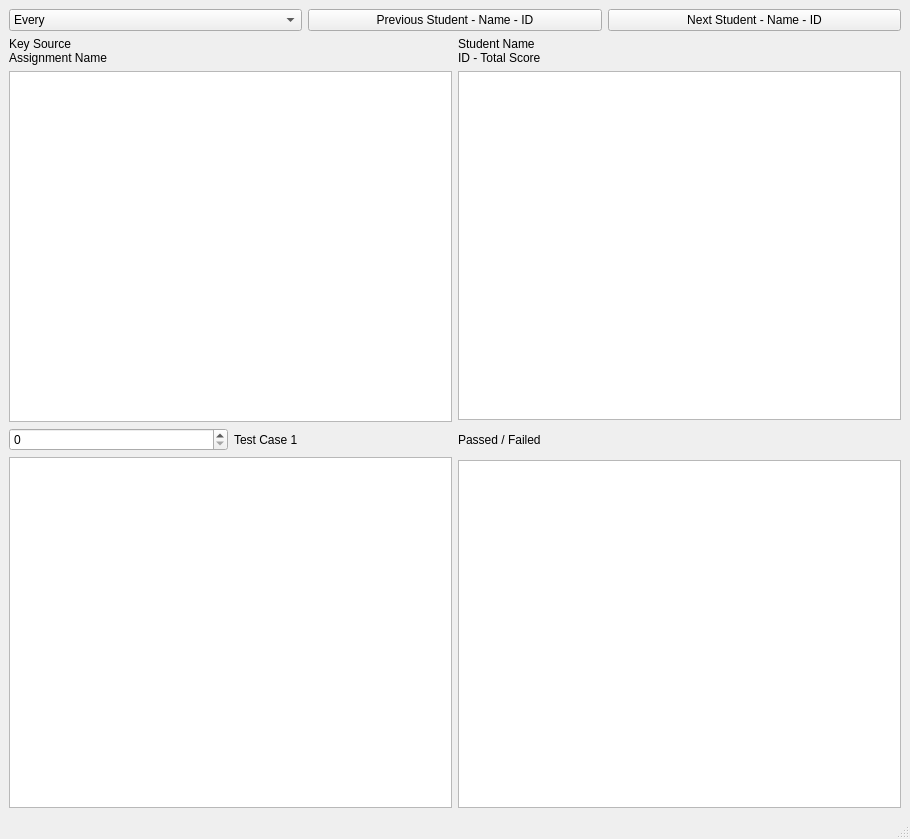
<?xml version="1.0" encoding="UTF-8"?>
<ui version="4.0">
 <class>MainWindow</class>
 <widget class="QMainWindow" name="MainWindow">
  <property name="geometry">
   <rect>
    <x>0</x>
    <y>0</y>
    <width>910</width>
    <height>839</height>
   </rect>
  </property>
  <property name="windowTitle">
   <string>MainWindow</string>
  </property>
  <widget class="QWidget" name="centralwidget">
   <layout class="QGridLayout" name="gridLayout">
    <item row="0" column="0">
     <layout class="QVBoxLayout" name="verticalLayout_5">
      <item>
       <layout class="QHBoxLayout" name="horizontalLayout_2">
        <item>
         <widget class="QComboBox" name="full_student_dropdown">
          <item>
           <property name="text">
            <string>Every</string>
           </property>
          </item>
          <item>
           <property name="text">
            <string>Single</string>
           </property>
          </item>
          <item>
           <property name="text">
            <string>Student</string>
           </property>
          </item>
         </widget>
        </item>
        <item>
         <widget class="QPushButton" name="prev_student_button">
          <property name="text">
           <string>Previous Student - Name - ID</string>
          </property>
         </widget>
        </item>
        <item>
         <widget class="QPushButton" name="next_student_button">
          <property name="text">
           <string>Next Student - Name - ID</string>
          </property>
         </widget>
        </item>
       </layout>
      </item>
      <item>
       <layout class="QHBoxLayout" name="horizontalLayout">
        <item>
         <layout class="QVBoxLayout" name="verticalLayout_3">
          <item>
           <widget class="QLabel" name="key_file_label">
            <property name="text">
             <string>Key Source 
Assignment Name</string>
            </property>
           </widget>
          </item>
          <item>
           <widget class="QTextBrowser" name="key_source_viewer">
            <property name="textInteractionFlags">
             <set>Qt::LinksAccessibleByKeyboard|Qt::LinksAccessibleByMouse|Qt::TextBrowserInteraction|Qt::TextSelectableByKeyboard|Qt::TextSelectableByMouse</set>
            </property>
           </widget>
          </item>
          <item>
           <layout class="QHBoxLayout" name="horizontalLayout_3">
            <item>
             <widget class="QSpinBox" name="test_case_changer"/>
            </item>
            <item>
             <widget class="QLabel" name="test_case_label">
              <property name="text">
               <string>Test Case 1</string>
              </property>
             </widget>
            </item>
           </layout>
          </item>
          <item>
           <widget class="QTextBrowser" name="key_output_viewer">
            <property name="textInteractionFlags">
             <set>Qt::LinksAccessibleByKeyboard|Qt::LinksAccessibleByMouse|Qt::TextBrowserInteraction|Qt::TextSelectableByKeyboard|Qt::TextSelectableByMouse</set>
            </property>
           </widget>
          </item>
         </layout>
        </item>
        <item>
         <layout class="QVBoxLayout" name="verticalLayout_4">
          <item>
           <widget class="QLabel" name="student_label">
            <property name="text">
             <string>Student Name
ID - Total Score</string>
            </property>
           </widget>
          </item>
          <item>
           <widget class="QTextBrowser" name="student_source_viewer">
            <property name="textInteractionFlags">
             <set>Qt::LinksAccessibleByKeyboard|Qt::LinksAccessibleByMouse|Qt::TextBrowserInteraction|Qt::TextSelectableByKeyboard|Qt::TextSelectableByMouse</set>
            </property>
           </widget>
          </item>
          <item>
           <widget class="QLabel" name="test_case_pass_fail_label">
            <property name="sizePolicy">
             <sizepolicy hsizetype="Preferred" vsizetype="Fixed">
              <horstretch>0</horstretch>
              <verstretch>0</verstretch>
             </sizepolicy>
            </property>
            <property name="minimumSize">
             <size>
              <width>0</width>
              <height>28</height>
             </size>
            </property>
            <property name="text">
             <string>Passed / Failed</string>
            </property>
           </widget>
          </item>
          <item>
           <widget class="QTextBrowser" name="student_output_viewer">
            <property name="textInteractionFlags">
             <set>Qt::LinksAccessibleByKeyboard|Qt::LinksAccessibleByMouse|Qt::TextBrowserInteraction|Qt::TextSelectableByKeyboard|Qt::TextSelectableByMouse</set>
            </property>
           </widget>
          </item>
         </layout>
        </item>
       </layout>
      </item>
     </layout>
    </item>
   </layout>
  </widget>
  <widget class="QMenuBar" name="menubar">
   <property name="geometry">
    <rect>
     <x>0</x>
     <y>0</y>
     <width>910</width>
     <height>25</height>
    </rect>
   </property>
  </widget>
  <widget class="QStatusBar" name="statusbar"/>
 </widget>
 <resources/>
 <connections/>
</ui>
